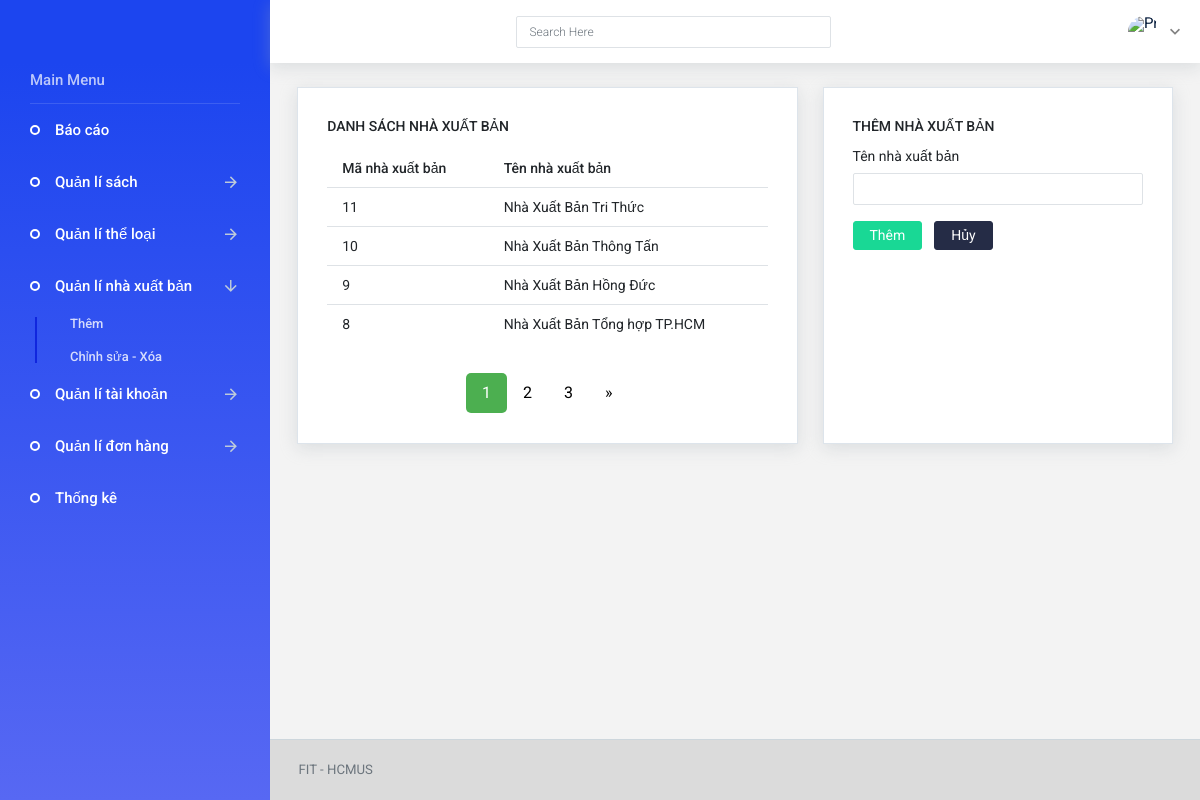
Screenshot of /AdminDashboard/them-nha-xuat-ban.php with the database file from the repository.
### tables this page shows
CREATE TABLE `publishingcompanys` (
  `PublishingCompanyID` int(11) NOT NULL AUTO_INCREMENT,
  `PublishingCompanyName` varchar(100) DEFAULT NULL,
  PRIMARY KEY (`PublishingCompanyID`)
);

### AdminDashboard/them-nha-xuat-ban.php (the view, shortened to what this page needs)
<?php
include 'connection.php';
$result = mysqli_query($conn, 'select count(PublishingCompanyID) as total from publishingcompanys');
$row = mysqli_fetch_assoc($result);
$total_records = $row['total'];
$current_page = isset($_GET['page']) ? $_GET['page'] : 1;
$limit = 4;
$total_page = ceil($total_records / $limit);
$min = 1;
$max = $total_page;
$start = ($current_page - 1) * $limit;
$query_publishingcompanys = "select * from publishingcompanys order by PublishingCompanyID desc limit ";
$query_publishingcompanys .= $start;
$query_publishingcompanys .= ",";
$query_publishingcompanys .= $limit;
$publishingcompanys = mysqli_query($conn, $query_publishingcompanys);
?>
<!DOCTYPE html>
<html lang="en">
<head>
    <link rel="stylesheet" href="./assets/vendors/iconfonts/mdi/css/materialdesignicons.min.css" />
    <link rel="stylesheet" href="./assets/css/shared/style.css" />
    <link rel="stylesheet" href="./assets/css/demo_1/style.css" />
</head>
<body>
    <div class="container-scroller">
        <nav class="navbar default-layout col-lg-12 col-12 p-0 fixed-top d-flex flex-row">
            <div class="text-center navbar-brand-wrapper d-flex align-items-top justify-content-center">
            </div>
            <div class="navbar-menu-wrapper d-flex align-items-center">
                <form class="ml-auto search-form d-none d-md-block" action="#">
                    <div class="form-group">
                        <input type="search" id="searchText" class="form-control" placeholder="Search Here" />
                    </div>
                </form>
                <ul class="navbar-nav ml-auto">
                    <li class="nav-item dropdown d-none d-xl-inline-block user-dropdown">
                        <a class="nav-link dropdown-toggle" id="UserDropdown" href="#" data-toggle="dropdown" aria-expanded="false">
                            <img class="img-xs rounded-circle" src="admin.jpg" alt="Profile image" />
                        </a>
                    </li>
                </ul>
            </div>
        </nav>
        <div class="container-fluid page-body-wrapper">
            <nav class="sidebar sidebar-offcanvas" id="sidebar">
                <ul class="nav">
                    <li class="nav-item nav-category">Main Menu</li>
                    <li class="nav-item">
                        <a class="nav-link" href="./index.php">
                            <span class="menu-title">Báo cáo</span>
                        </a>
                    </li>
                    <li class="nav-item">
                        <a class="nav-link" data-toggle="collapse" href="#quanlisach" aria-expanded="false" aria-controls="ui-basic">
                            <span class="menu-title">Quản lí sách</span>
                            <i class="menu-arrow"></i>
                        </a>
                    </li>
                    <li class="nav-item">
                        <a class="nav-link" data-toggle="collapse" href="#quanlitheloai" aria-expanded="false" aria-controls="ui-basic">
                            <span class="menu-title">Quản lí thể loại</span>
                            <i class="menu-arrow"></i>
                        </a>
                    </li>
                    <li class="nav-item">
                        <a class="nav-link" data-toggle="collapse" href="#quanlinhasanxuat" aria-expanded="false" aria-controls="ui-basic">
                            <span class="menu-title">Quản lí nhà xuất bản</span>
                            <i class="menu-arrow"> </i>
                        </a>
                        <div class="collapse" id="quanlinhasanxuat">
                            <ul class="nav flex-column sub-menu">
                                <li class="nav-item">
                                    <a class="nav-link" href="them-nha-xuat-ban.php">Thêm</a>
                                </li>
                                <li class="nav-item">
                                    <a class="nav-link" href="sua-xoa-nha-xuat-ban.php">Chỉnh sửa - Xóa</a>
                                </li>
                            </ul>
                        </div>
                    </li>
                    <li class="nav-item">
                        <a class="nav-link" data-toggle="collapse" href="#quanlitaikhoan" aria-expanded="false" aria-controls="ui-basic">
                            <span class="menu-title">Quản lí tài khoản</span>
                            <i class="menu-arrow"> </i>
                        </a>
                    </li>
                    <li class="nav-item">
                        <a class="nav-link" data-toggle="collapse" href="#quanlidonhang" aria-expanded="false" aria-controls="ui-basic">
                            <span class="menu-title">Quản lí đơn hàng</span>
                            <i class="menu-arrow"> </i>
                        </a>
                    </li>
                    <li class="nav-item">
                        <a class="nav-link" href="thong-ke.php">
                            <span class="menu-title">Thống kê</span>
                        </a>
                    </li>
                </ul>
            </nav>
            <div class="main-panel">
                <div class="content-wrapper">
                    <div class="row">
                        <div class="col-lg-7 grid-margin stretch-card">
                            <div class="card">
                                <div class="card-body">
                                    <h4 class="card-title">DANH SÁCH NHÀ XUẤT BẢN</h4>
                                    <table class="table table-hover" id="table">
                                        <thead>
                                            <tr>
                                                <th>Mã nhà xuất bản</th>
                                                <th>Tên nhà xuất bản</th>
                                            </tr>
                                        </thead>
                                        <tbody>
                                            <?php
                                            while ($row = mysqli_fetch_array($publishingcompanys)) {
                                            ?>
                                                <tr>
                                                    <td>
                                                        <?php echo ($row["PublishingCompanyID"]) ?>
                                                    </td>
                                                    <td>
                                                        <?php echo ($row["PublishingCompanyName"]) ?>
                                                    </td>
                                                </tr>
                                            <?php } ?>
                                    </table>
                                </div>
                                <div class="card-body align-items-center d-flex justify-content-center">
                                    <div class="pagination">
                                        <?php
                                        for ($i = $min; $i <= $max; $i++) {
                                            if ($i == $current_page) {
                                                echo '<a href="them-nha-xuat-ban.php?page=' . $i . '" class="active">' . $i . '</a>';
                                            } else {
                                                echo '<a href="them-nha-xuat-ban.php?page=' . $i . '">' . $i . '</a>';
                                            }
                                        }
                                        if ($current_page < $total_page && $total_page > 1) {
                                            echo '<a href="them-nha-xuat-ban.php?page=' . ($current_page + 1) . '">&raquo</a>';
                                        }
                                        ?>
                                    </div>
                                </div>
                            </div>
                        </div>
                        <div class="col-lg-5 grid-margin stretch-card">
                            <div class="card">
                                <div class="card-body">
                                    <h4 class="card-title">THÊM NHÀ XUẤT BẢN</h4>
                                    <form class="forms-sample" method="POST">
                                        <div class="form-group">
                                            <label>Tên nhà xuất bản</label>
                                            <input type="text" class="form-control" name="publishingCompanyNameText" required />
                                        </div>
                                        <button type="submit" name="submit" class="btn btn-success mr-2">
                                            Thêm
                                        </button>
                                        <button class="btn btn-dark" onclick="cancel()">Hủy</button>
                                    </form>
                                </div>
                            </div>
                        </div>
                    </div>
                </div>
                <footer class="footer">
                    <div class="container-fluid clearfix">
                        <span class="text-muted d-block text-center text-sm-left d-sm-inline-block">FIT - HCMUS</span>
                    </div>
                </footer>
            </div>
        </div>
    </div>
</body>
</html>

### AdminDashboard/them-nha-xuat-ban.php (style rules this page uses)
.pagination { display: inline-block; }
.pagination a { color: black; float: left; padding: 8px 16px; text-decoration: none; }
.pagination a.active { background-color: #4CAF50; color: white; border-radius: 5px; }

### rows the page displays
publishingcompanys: PublishingCompanyID "11", PublishingCompanyName "Nhà Xuất Bản Tri Thức"
publishingcompanys: PublishingCompanyID "10", PublishingCompanyName "Nhà Xuất Bản Thông Tấn"
publishingcompanys: PublishingCompanyID "9", PublishingCompanyName "Nhà Xuất Bản Hồng Đức"
publishingcompanys: PublishingCompanyID "8", PublishingCompanyName "Nhà Xuất Bản Tổng hợp TP.HCM"
